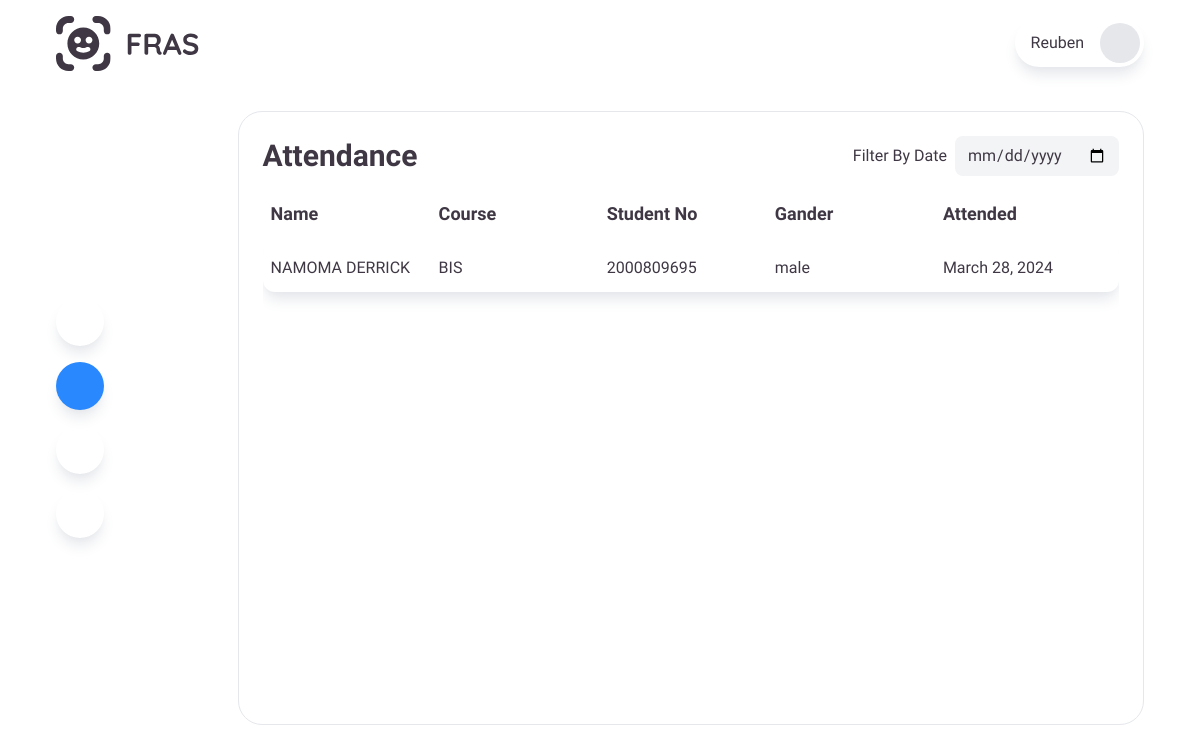
The page /attendance (signed in) on the database its author committed.
### home/models.py (models this page shows, shortened)
class Attendance(models.Model):
    student = models.ForeignKey(Student, on_delete=models.CASCADE, related_name='attendances')
    recorded_by = models.ForeignKey(User, on_delete=models.CASCADE, blank=True, null=True)
    date = models.DateField(default=timezone.now)
    time_in = models.TimeField(default=timezone.now)
    time_out = models.TimeField(default=timezone.now)
    date_added = models.DateTimeField(auto_now_add=True)

class Student(models.Model):
    student_no = models.CharField(max_length=100)
    name = models.CharField(max_length=100)
    course = models.CharField(max_length=100)
    created_by = models.ForeignKey(User, on_delete=models.CASCADE, blank=True, null=True)
    gender = models.CharField(max_length=100)
    date_added = models.DateTimeField(auto_now_add=True)
    date_modified = models.DateTimeField(auto_now=True)

### home/views.py (the view)
# urls.py: path('attendance', attendance, name='attendance'),
def attendance(request):
    user = request.user
    attendances = Attendance.objects.filter(recorded_by=request.user).order_by('-date')
    return render(request, 'pages/attendance.html', {'attendances': attendances, 'user': user})

### theme/templates/pages/attendance.html (shortened to what this page needs)
{% load static %}
{% load static tailwind_tags %}
<!DOCTYPE html>
<html lang="en">
<head>
    <link href="/static/css/dist/output.css" rel="stylesheet">
</head>
<body>
    <div class="w-full py-4 h-dvh px-14">
        <div class="flex items-center justify-between w-full">
            <div class="">
                <img src="{% static '/assets/atvault.svg' %}" alt="" class="w-36">
            </div>
            <div class="flex items-center justify-center px-1 py-1 rounded-full shadow-lg shadow-gray-200">
                <div class="flex items-center gap-2">
                    <p class="ml-3 capitalize">{{user.username}}</p>
                    <form action="logout">
                    <button type="submit" title="Log out" class="flex items-center justify-center w-10 h-10 bg-gray-200 rounded-full text-lg hover:bg-red-200 hover:text-red-500"></button>
                    </form>
                </div>
            </div>
        </div>
        <div class="flex items-center gap-10 mt-10 h-4/5">
            <div class="flex flex-col gap-4">
                <span class="flex items-center gap-3 group"><a href="home"><button type="button" class="flex items-center justify-center w-12 h-12 text-lg rounded-full shadow-lg shadow-gray-200 hover:bg-myBlue hover:text-white"></button></a><p class="text-white group-hover:text-myBlack sele">Capture</p></span>
                <span class="flex items-center gap-3 group"><a href="attendance"><button type="button" class="flex items-center justify-center w-12 h-12 text-lg text-white rounded-full shadow-lg shadow-gray-200 bg-myBlue"></button></a><p class="text-white group-hover:text-myBlack sele">Attendance</p></span>
                <span class="flex items-center gap-3 group"><a href="students"><button type="button" class="flex items-center justify-center w-12 h-12 text-lg rounded-full shadow-lg shadow-gray-200 hover:bg-myBlue hover:text-white"></button></a><p class="text-white group-hover:text-myBlack sele">Students</p></span>
                <span class="flex items-center gap-3 group"><a href="add_student"><button type="button" class="flex items-center justify-center w-12 h-12 text-lg rounded-full shadow-lg shadow-gray-200 hover:bg-myBlue hover:text-white"></button></a><p class="text-white group-hover:text-myBlack sele">Add</p></span>
            </div>
            <div class="w-full h-full p-6 border border-gray-200 rounded-3xl">
                <div class="flex items-center justify-between mb-6">
                    <h1 class="text-3xl font-bold">Attendance</h1>
                    <div class="flex items-center gap-2">
                        <p>Filter By Date</p>
                        <input type="date" name="" id="" class="h-10 px-3 bg-gray-100 rounded-lg focus:outline-gray-200">
                    </div>
                </div>
                <div class="w-full h-full">
                    <div class="grid w-full grid-cols-5 px-2 mb-4 text-lg font-bold">
                        <span><h1>Name</h1></span>
                        <span><h1>Course</h1></span>
                        <span><h1>Student No</h1></span>
                        <span><h1>Gander</h1></span>
                        <span><h1>Attended</h1></span>
                    </div>
                    <div class="overflow-y-scroll h-4/5">
                        {% for attendance in attendances%}
                        <div class="grid w-full grid-cols-5 px-2 py-3 mb-4 bg-white shadow-lg shadow-gray-200 rounded-xl">
                            <span class="capitalize">{{attendance.student.name}}</span>
                            <span>{{attendance.student.course}}</span>
                            <span>{{attendance.student.student_no}}</span>
                            <span>{{attendance.student.gender}}</span>
                            <span>{{attendance.date}}</span>
                        </div>
                        {% endfor %}
                    </div>
                </div>
            </div>
        </div>
    </div>
</body>
</html>

### rows shown on the page
Attendance: student.name "NAMOMA DERRICK", student.course "BIS", student.student_no "2000809695", student.gender "male", date "March 28, 2024"

### other values the page prints
{{ user.username }} "Reuben"
